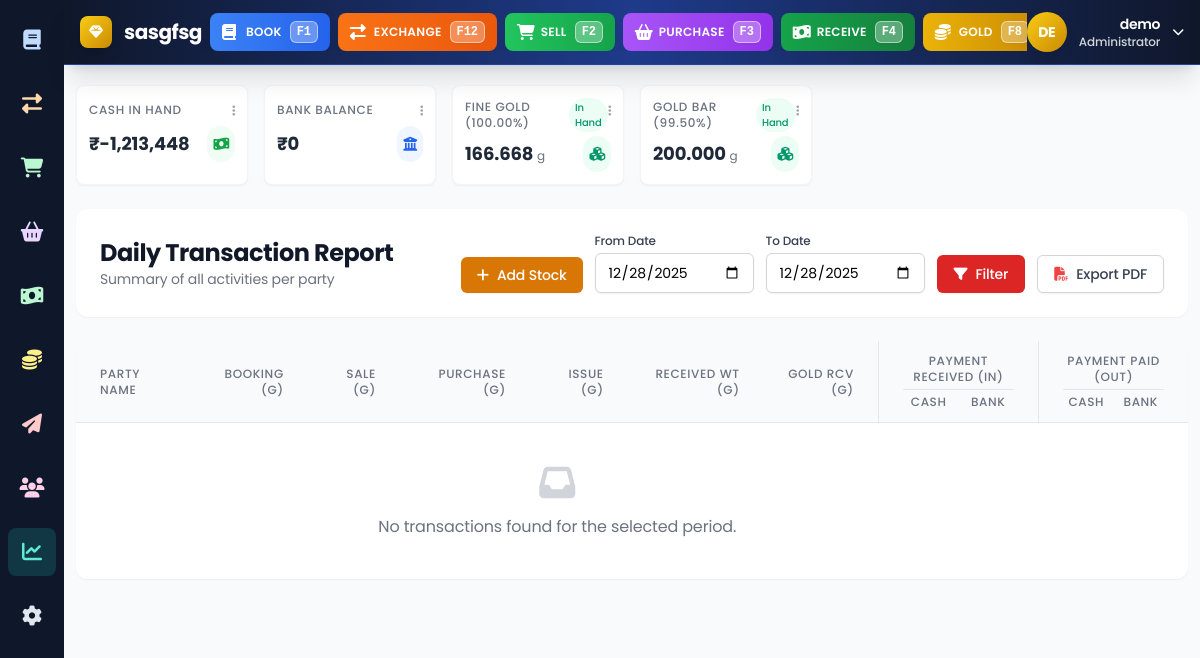
The app's page /report.php (signed in) with its own data.
### tables this page shows
CREATE TABLE `gold_stock` (
  `id` int(11) NOT NULL AUTO_INCREMENT,
  `company_id` int(11) NOT NULL,
  `purity` decimal(5,2) NOT NULL,
  `stock_name` varchar(50) NOT NULL,
  `current_stock` decimal(10,3) NOT NULL DEFAULT 0.000,
  `last_updated` timestamp NULL DEFAULT current_timestamp() ON UPDATE current_timestamp(),
  `created_at` timestamp NULL DEFAULT current_timestamp(),
  PRIMARY KEY (`id`),
  UNIQUE KEY `unique_purity_company` (`purity`,`company_id`),
  KEY `fk_gold_stock_company` (`company_id`)
);

### report.php (the view, shortened to what this page needs)
<?php
require_once __DIR__ . '/config/database.php';
$company_id = $_SESSION['company_id'];
$start_date = $_GET['start_date'] ?? date('Y-m-d');
$end_date = $_GET['end_date'] ?? date('Y-m-d');
$reports = [];
$balance_sql = "SELECT
    COALESCE(SUM(CASE WHEN account_type = 'Cash' THEN current_balance ELSE 0 END), 0) as cash_balance,
    COALESCE(SUM(CASE WHEN account_type = 'Bank' THEN current_balance ELSE 0 END), 0) as bank_balance
FROM account_balances
WHERE company_id = $company_id";
$balance_result = $conn->query($balance_sql);
$balance_data = $balance_result->fetch_assoc();
$stock_sql = "SELECT id, stock_name, purity, current_stock FROM gold_stock WHERE company_id = $company_id ORDER BY purity DESC";
$stock_result = $conn->query($stock_sql);
$gold_stocks = [];
if ($stock_result) {
    while ($row = $stock_result->fetch_assoc()) {
        $gold_stocks[] = $row;
    }
}
?>
<div class="w-full">
<div class="w-full">
    <div class="grid grid-cols-2 md:grid-cols-4 lg:grid-cols-6 gap-4 mb-6">
        <div class="bg-white rounded-lg shadow-sm p-3 border border-gray-100 hover:shadow-md transition-shadow">
            <div class="flex flex-col">
                <div class="flex items-center justify-between">
                    <p class="text-xs font-medium text-gray-500 uppercase tracking-wider">Cash In Hand</p>
                    <div class="relative">
                        <button onclick="toggleDropdown('cash-dropdown')" class="text-gray-400 hover:text-gray-600 focus:outline-none">
                            <i class="fas fa-ellipsis-v text-xs"></i>
                        </button>
                    </div>
                </div>
                <div class="flex items-center justify-between mt-1">
                    <p class="text-lg font-bold text-gray-800">₹<?= number_format($balance_data['cash_balance'] ?? 0) ?></p>
                    <div class="p-1.5 bg-green-50 rounded-full">
                        <i class="fas fa-money-bill-wave text-green-600 text-sm"></i>
                    </div>
                </div>
            </div>
        </div>
        <div class="bg-white rounded-lg shadow-sm p-3 border border-gray-100 hover:shadow-md transition-shadow">
            <div class="flex flex-col">
                <div class="flex items-center justify-between">
                    <p class="text-xs font-medium text-gray-500 uppercase tracking-wider">Bank Balance</p>
                    <div class="relative">
                        <button onclick="toggleDropdown('bank-dropdown')" class="text-gray-400 hover:text-gray-600 focus:outline-none">
                            <i class="fas fa-ellipsis-v text-xs"></i>
                        </button>
                    </div>
                </div>
                <div class="flex items-center justify-between mt-1">
                    <p class="text-lg font-bold text-gray-800">₹<?= number_format($balance_data['bank_balance'] ?? 0) ?></p>
                    <div class="p-1.5 bg-blue-50 rounded-full">
                        <i class="fas fa-university text-blue-600 text-sm"></i>
                    </div>
                </div>
            </div>
        </div>
        <?php if (!empty($gold_stocks)): ?>
            <?php foreach ($gold_stocks as $stock): ?>
                <?php
                    $is_positive = $stock['current_stock'] >= 0;
                    $color_class = $is_positive ? 'text-emerald-600' : 'text-red-600';
                    $bg_class = $is_positive ? 'bg-emerald-50' : 'bg-red-50';
                    $icon = $is_positive ? 'fa-cubes' : 'fa-exclamation-circle';
                    $status_text = $is_positive ? 'In Hand' : 'Shortage';
                ?>
                <div class="bg-white rounded-lg shadow-sm p-3 border border-gray-100 hover:shadow-md transition-shadow">
                    <div class="flex flex-col">
                        <div class="flex justify-between items-start">
                            <div class="flex items-center gap-2">
                                <p class="text-xs font-medium text-gray-500 uppercase tracking-wider"><?= htmlspecialchars($stock['stock_name']) ?> (<?= $stock['purity'] ?>%)</p>
                                <span class="text-[10px] px-1.5 py-0.5 rounded-full font-medium <?= $bg_class ?> <?= $color_class ?>">
                                    <?= $status_text ?>
                                </span>
                            </div>
                            <div class="relative">
                                <button onclick="toggleDropdown('stock-dropdown-<?= $stock['id'] ?>')" class="text-gray-400 hover:text-gray-600 focus:outline-none">
                                    <i class="fas fa-ellipsis-v text-xs"></i>
                                </button>
                            </div>
                        </div>
                        <div class="flex items-center justify-between mt-1">
                            <p class="text-lg font-bold text-gray-800"><?= number_format(abs($stock['current_stock']), 3) ?> <span class="text-xs font-normal text-gray-500">g</span></p>
                            <div class="p-1.5 <?= $bg_class ?> rounded-full">
                                <i class="fas <?= $icon ?> <?= $color_class ?> text-sm"></i>
                            </div>
                        </div>
                    </div>
                </div>
            <?php endforeach; ?>
        <?php endif; ?>
    </div>
    <div class="bg-white rounded-xl shadow-sm p-6 mb-6">
        <div class="flex flex-col md:flex-row md:items-center md:justify-between gap-4">
            <div>
                <h2 class="text-2xl font-bold text-gray-900">Daily Transaction Report</h2>
                <p class="text-sm text-gray-500">Summary of all activities per party</p>
            </div>
            <div class="flex flex-wrap items-end gap-3">
                <button onclick="openAddStockModalFree()" class="inline-flex items-center px-4 py-2 bg-amber-600 text-white text-sm font-medium rounded-md hover:bg-amber-700 focus:outline-none focus:ring-2 focus:ring-amber-500 shadow-sm">
                    <i class="fas fa-plus mr-2"></i>Add Stock
                </button>
                <form class="flex flex-wrap items-end gap-3" method="GET">
                    <div>
                        <label class="block text-xs font-medium text-gray-700 mb-1">From Date</label>
                        <input type="date" name="start_date" value="<?= $start_date ?>" class="block w-full rounded-md border-gray-300 shadow-sm focus:border-red-500 focus:ring-red-500 sm:text-sm px-3 py-2 border">
                    </div>
                    <div>
                        <label class="block text-xs font-medium text-gray-700 mb-1">To Date</label>
                        <input type="date" name="end_date" value="<?= $end_date ?>" class="block w-full rounded-md border-gray-300 shadow-sm focus:border-red-500 focus:ring-red-500 sm:text-sm px-3 py-2 border">
                    </div>
                    <button type="submit" class="inline-flex items-center px-4 py-2 border border-transparent text-sm font-medium rounded-md shadow-sm text-white bg-red-600 hover:bg-red-700 focus:outline-none focus:ring-2 focus:ring-offset-2 focus:ring-red-500">
                        <i class="fas fa-filter mr-2"></i> Filter
                    </button>
                    <a href="export_report_pdf.php?start_date=<?= $start_date ?>&end_date=<?= $end_date ?>" target="_blank" class="inline-flex items-center px-4 py-2 border border-gray-300 text-sm font-medium rounded-md shadow-sm text-gray-700 bg-white hover:bg-gray-50 focus:outline-none focus:ring-2 focus:ring-offset-2 focus:ring-red-500">
                        <i class="fas fa-file-pdf mr-2 text-red-500"></i> Export PDF
                    </a>
                </form>
            </div>
        </div>
    </div>
        <div class="bg-white rounded-xl shadow-sm overflow-hidden">
            <div class="overflow-x-auto">
                <table class="min-w-full divide-y divide-gray-200">
                    <thead class="bg-gray-50">
                        <tr>
                            <th scope="col" class="px-6 py-3 text-left text-xs font-medium text-gray-500 uppercase tracking-wider">Party Name</th>
                            <th scope="col" class="px-6 py-3 text-right text-xs font-medium text-gray-500 uppercase tracking-wider">Booking (g)</th>
                            <th scope="col" class="px-6 py-3 text-right text-xs font-medium text-gray-500 uppercase tracking-wider">Sale (g)</th>
                            <th scope="col" class="px-6 py-3 text-right text-xs font-medium text-gray-500 uppercase tracking-wider">Purchase (g)</th>
                            <th scope="col" class="px-6 py-3 text-right text-xs font-medium text-gray-500 uppercase tracking-wider">Issue (g)</th>
                            <th scope="col" class="px-6 py-3 text-right text-xs font-medium text-gray-500 uppercase tracking-wider">Received Wt (g)</th>
                            <th scope="col" class="px-6 py-3 text-right text-xs font-medium text-gray-500 uppercase tracking-wider">Gold Rcv (g)</th>
                            <th scope="col" class="px-6 py-3 text-center text-xs font-medium text-gray-500 uppercase tracking-wider border-l border-gray-200">
                                Payment Received (In)
                                <div class="grid grid-cols-2 gap-2 mt-1 border-t border-gray-200 pt-1">
                                    <span>Cash</span>
                                    <span>Bank</span>
                                </div>
                            </th>
                            <th scope="col" class="px-6 py-3 text-center text-xs font-medium text-gray-500 uppercase tracking-wider border-l border-gray-200">
                                Payment Paid (Out)
                                <div class="grid grid-cols-2 gap-2 mt-1 border-t border-gray-200 pt-1">
                                    <span>Cash</span>
                                    <span>Bank</span>
                                </div>
                            </th>
                        </tr>
                    </thead>
                    <tbody class="bg-white divide-y divide-gray-200">
                        <?php if (empty($reports)): ?>
                        <tr>
                            <td colspan="8" class="px-6 py-10 text-center text-gray-500">
                                <i class="fas fa-inbox text-4xl mb-3 text-gray-300"></i>
                                <p>No transactions found for the selected period.</p>
                            </td>
                        </tr>
                        <?php endif; ?>
                    </tbody>
                </table>
            </div>
        </div>
    </div>
</div>
<?php
include 'components/layout.php';
?>

### components/layout.php (style rules this page uses)
body { font-family: 'Inter', sans-serif; background: linear-gradient(135deg, #f8fafc 0%, #f1f5f9 100%); }
input, select, textarea { font-family: 'Poppins', -apple-system, BlinkMacSystemFont, 'Segoe UI', sans-serif; font-weight: 400; letter-spacing: -0.01em; -webkit-font-smoothing: antialiased; -moz-osx-font-smoothing: grayscale; }
button { font-family: 'Poppins', -apple-system, BlinkMacSystemFont, 'Segoe UI', sans-serif; font-weight: 600; letter-spacing: -0.01em; -webkit-font-smoothing: antialiased; -moz-osx-font-smoothing: grayscale; }
body { font-family: 'Poppins', -apple-system, BlinkMacSystemFont, 'Segoe UI', sans-serif; font-weight: 400; line-height: 1.5; letter-spacing: -0.01em; -webkit-font-smoothing: antialiased; -moz-osx-font-smoothing: grayscale; }
h1, h2, h3, h4, h5, h6 { font-family: 'Poppins', -apple-system, BlinkMacSystemFont, 'Segoe UI', sans-serif; font-weight: 700; letter-spacing: -0.02em; }
label { font-family: 'Poppins', -apple-system, BlinkMacSystemFont, 'Segoe UI', sans-serif; font-weight: 500; }

### records on screen
gold_stock: stock_name "FINE GOLD", purity "100.00", current_stock "In Hand", current_stock "166.668"
gold_stock: stock_name "GOLD BAR", purity "99.50", current_stock "In Hand", current_stock "200.000"

### other values on screen
$company_name "sasgfsg"
substr($user_name, 0, 2) "DE"
$user_name "demo"
$balance_data['cash_balance'] "-1,213,448"
$balance_data['bank_balance'] "0"
